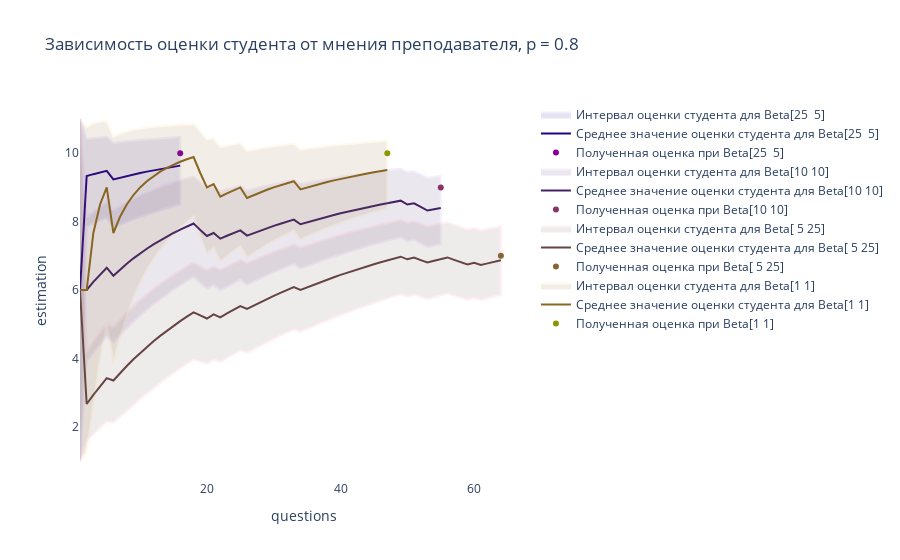
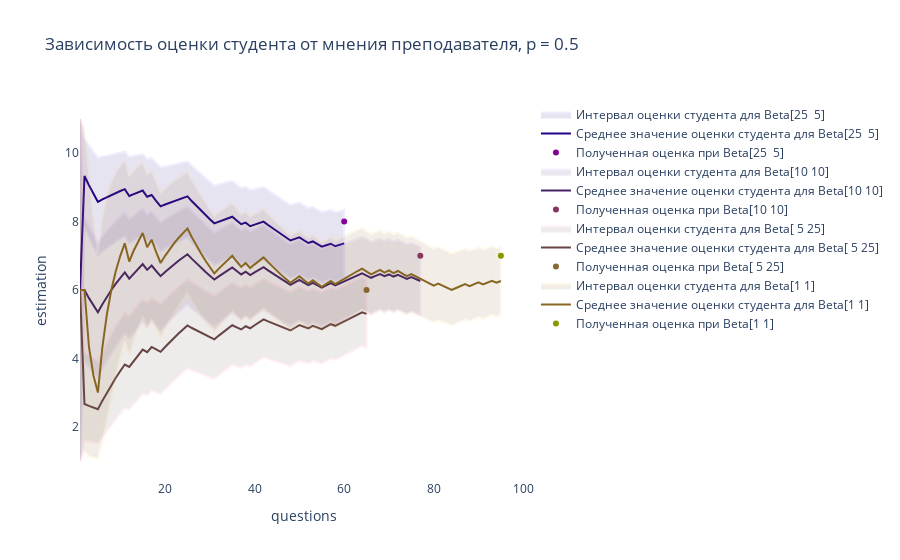
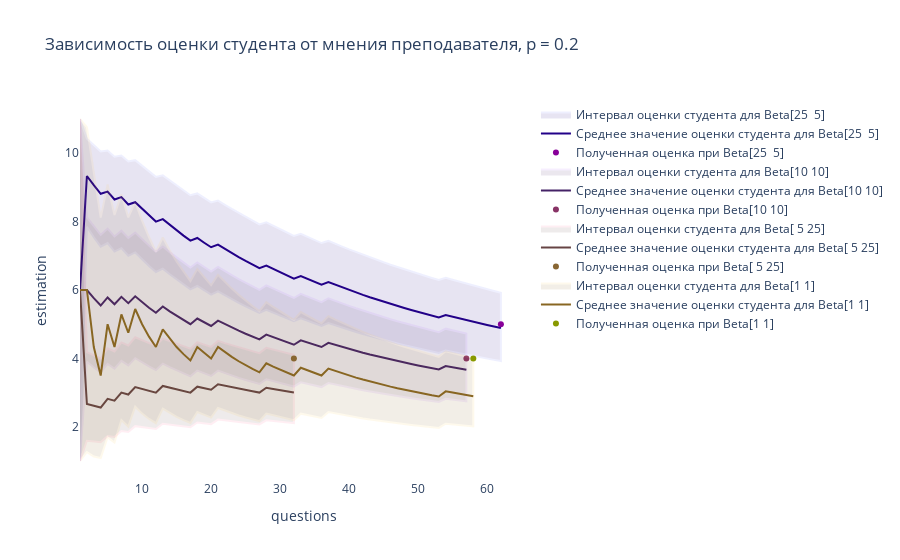

Notebook code for these charts, in order:
### Markdown cell above
Какой-то дотошный получился экзаменатор, слишком много задает вопросов. Но давайте посмотрим, какие оценки он ставит. Посмотрим также на графики оценок студентов.

### Code cell
def draw_estimations(u_a, u_b, mean, params=np.array([1, 1]), opacity=0.1, 
                     color_interval='#FFFFFF', color_mean='#FFFFFF'):
    '''
    Рисует графики оценки студента (м.о. и дов. инт.).
    :param distr_class: класс распределений из scipy.stats
    :param post_params: параметры апостериорных распределений 
        shape=(размер выборки, кол-во параметров)
    '''
    N = len(u_a)
    t = np.linspace(1, N, N)
    t_rev = np.flip(t)
    u_b_rev = np.flip(u_b)
    fig.add_trace(go.Scatter(x=np.concatenate([t, t_rev]), y=np.concatenate([u_a, u_b_rev]), opacity=opacity,
                             fill='toself', fillcolor=color_interval, 
                             name=f'Интервал оценки студента для Beta{params}'))
    fig.add_trace(go.Scatter(x=t, y=mean, line_color=color_mean, mode='lines',
                                     name=f'Среднее значение оценки студента для Beta{params}'))
    return

alpha_quantile = best_quantile
estimation_arr = np.array([])
for p in p_arr:
    sample = sps.bernoulli(p).rvs(max_questions)
    fig = go.Figure()
    for i, par in enumerate(par_beta):
        alpha_arr, beta_arr = bern_posterior_params(sample, par[0], par[1])
        u_a = 0
        u_b = 1
        questions = 0
        u_a_arr = np.array([u_a])
        u_b_arr = np.array([u_b])
        mean_arr = np.array(0.5)
        while int(10 * (u_b - u_a)) != 1 and questions <= max_questions:
            u_a = sps.beta(alpha_arr[questions], beta_arr[questions]).ppf(alpha_quantile)
            u_b = sps.beta(alpha_arr[questions], beta_arr[questions]).ppf(alpha_quantile + 0.95)
            u_a_arr = np.append(u_a_arr, u_a)
            u_b_arr = np.append(u_b_arr, u_b)
            mean_arr = np.append(mean_arr, sps.beta(alpha_arr[questions], beta_arr[questions]).mean())
            questions += 1 
        if questions == 101:
            est = min(int(5 * (u_b - u_a)) + 1, 10)
        else:
            est = min(int(10 * u_b) + 1, 10)
        estimation_arr = np.append(estimation_arr, est)
        draw_estimations(u_a=10 * u_a_arr + 1, u_b=10 * u_b_arr + 1, mean=10 * mean_arr + 1, params=par, 
                         color_interval=f'#{2 + 2 * i}{2 + 2 * i}{2 * i}{2 * i}{8 - 2 * i}{8 - 2 * i}', 
                         color_mean=f'#{2 + 2 * i}{2 + 2 * i}{2 * i}{2 * i}{8 - 2 * i}{8 - 2 * i}')
        fig.add_trace(go.Scatter(x=np.array([questions + 1]), y=np.array([est]), mode='markers', 
                                 line_color=f'#88{3 * i}{3 * i}{9 - 3 * i}{9 - 3 * i}', 
                                 name=f'Полученная оценка при Beta{par}'))
    fig.update_layout(title=f'Зависимость оценки студента от мнения преподавателя, p = {p}', 
                      xaxis_title='questions', yaxis_title='estimation', plot_bgcolor = "white")
    fig.show()
    pof.plot(fig, filename=f'est_{p}.html', auto_open=False)
